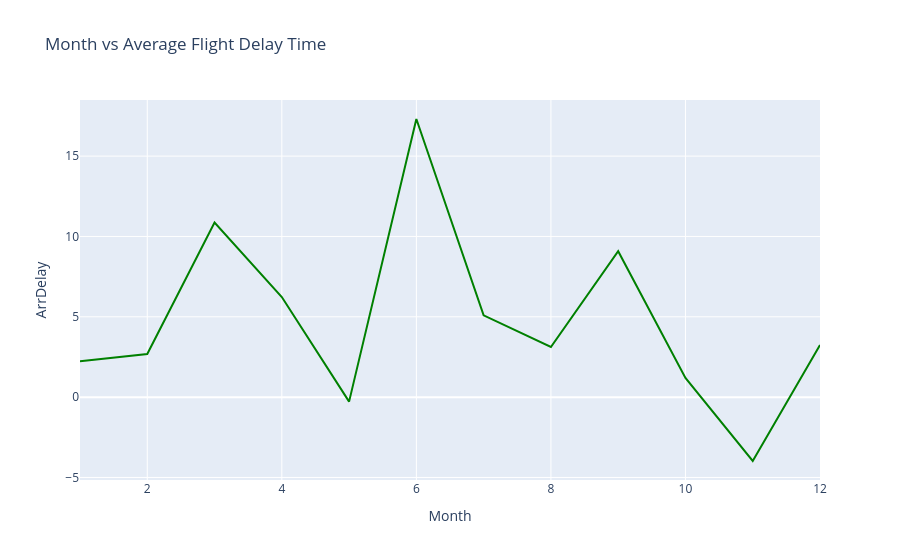

The notebook cell saved with this chart:
### Code cell
# Create line plot here

fig = go.Figure(data = go.Scatter(x = line_data['Month'], y = line_data['ArrDelay'], mode = 'lines', marker = dict(color = 'green')))
fig.update_layout(title = 'Month vs Average Flight Delay Time', xaxis_title = 'Month', yaxis_title = 'ArrDelay')
fig.show()

### Figure 1 — Plotly figure (JSON) as saved in the notebook; plotly's stock layout.template omitted (floating-point values rounded to 4 significant figures)
{"data": [{"marker": {"color": "green"}, "mode": "lines", "type": "scatter", "x": [1, 2, 3, 4, 5, 6, 7, 8, 9, 10, 11, 12], "y": [2.233, 2.688, 10.87, 6.229, -0.2791, 17.31, 5.089, 3.122, 9.081, 1.2, -3.975, 3.241]}], "layout": {"title": {"text": "Month vs Average Flight Delay Time"}, "xaxis": {"title": {"text": "Month"}}, "yaxis": {"title": {"text": "ArrDelay"}}}}
